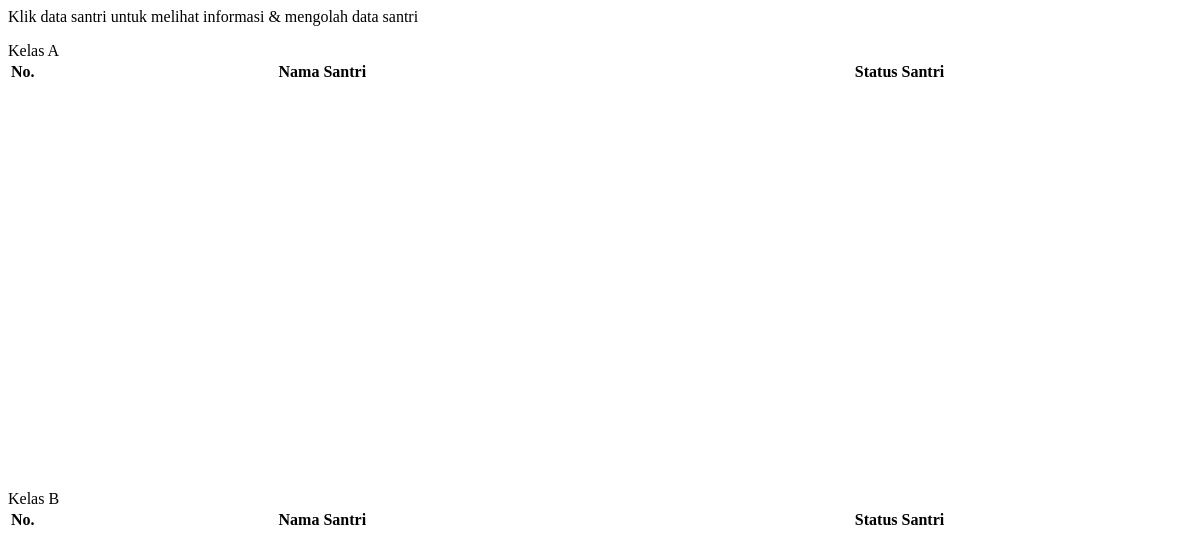
Before: /admin/absensi.php with the older database file.
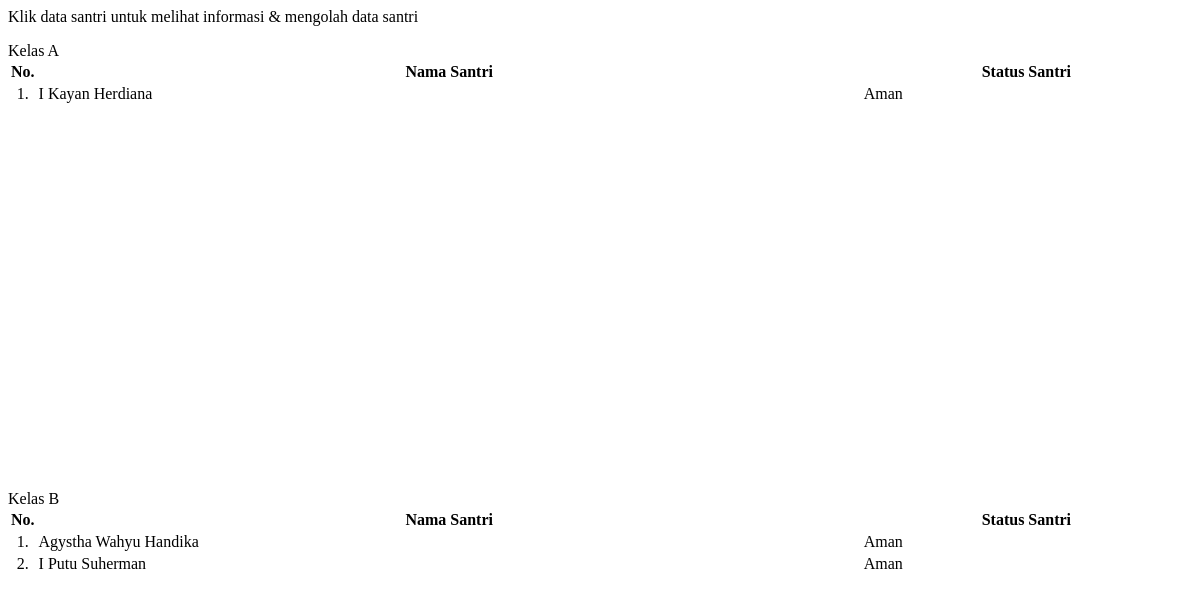
After: the same page with the newer database file.
### tables this page shows
CREATE TABLE `tbkelas` (
  `IdKelas` int(11) NOT NULL,
  `NamaKelas` varchar(50) NOT NULL,
  `TahunKelas` int(11) NOT NULL,
  `KeteranganKelas` text NOT NULL
);

CREATE TABLE `tbsantri` (
  `IdSantri` int(11) NOT NULL,
  `Nama` varchar(50) NOT NULL,
  `NamaLengkap` varchar(100) NOT NULL,
  `JenisKelamin` int(2) NOT NULL,
  `TempatLahir` varchar(40) NOT NULL,
  `TglLahir` date NOT NULL,
  `AnakKe` int(5) NOT NULL,
  `Dari` int(11) NOT NULL,
  `Bahasa` varchar(40) NOT NULL,
  `KebutuhanKhusus` varchar(30) NOT NULL,
  `SekolahTerakhir` varchar(20) NOT NULL,
  `NamaSekolah` varchar(50) NOT NULL,
  `AlamatSekolah` text NOT NULL,
  `TinggalDengan` varchar(30) NOT NULL,
  `NomorKK` varchar(50) NOT NULL,
  `NamaJalan` text NOT NULL,
  `RT` varchar(50) NOT NULL,
  `RW` varchar(50) NOT NULL,
  `Desa` varchar(50) NOT NULL,
  `Kecamatan` varchar(100) NOT NULL,
  `Kabupaten` varchar(100) NOT NULL,
  `Provinsi` varchar(100) NOT NULL,
  `StatusSantri` varchar(30) NOT NULL,
  `IdProgram` int(11) NOT NULL,
  `IdKelas` int(11) NOT NULL
);

### admin/absensi.php (the view, shortened to what this page needs)
<?php
    $sql = "SELECT * FROM tbkelas";
    $query = mysqli_query($conn, $sql);
?>
<htmL>
    <p>Klik data santri untuk melihat informasi & mengolah data santri</p>
    <?php
        while($data = mysqli_fetch_object($query)) {
    ?>
    <div class="panel panel-success">
        <div class="panel-heading"><?php echo "Kelas ".$data->NamaKelas?></div>
        <div class="panel-body" style="height:430px;overflow-y: auto;">
            <table class="table table-bordered table-hover">
                <tr>
                    <th width="2%" align="center">No. </th>
                    <th align="center">Nama Santri </th>
                    <th align="center">Status Santri</th>
                </tr>
                <?php
                $sql1 = "SELECT * FROM tbsantri WHERE IdKelas = '$data->IdKelas'";
                $query1 = mysqli_query($conn, $sql1);
                $no = 1;
                while ($data1 = mysqli_fetch_object($query1)) {?>
                <tr class="rowHref" data-href="index.php?m=absen_detail&ID=<?php echo $data1->IdSantri?>">
                    <td align="center" width="2%"><?php echo $no++."."?></td>
                    <td width="70%"><?php echo $data1->NamaLengkap?></td>
                    <td><?php echo $data1->StatusSantri?></td>
                </tr>
                <?php } ?>
            </table>
        </div>
    </div>
    <?php } ?>
</htmL>

Changed rows visible on the page:
added tbsantri: NamaLengkap "I Kayan Herdiana", StatusSantri "Aman", shown under tbkelas (number 1 of 2 on the later page)
added tbsantri: NamaLengkap "Agystha Wahyu Handika", StatusSantri "Aman", shown under tbkelas (number 2 of 2 on the later page)
added tbsantri: NamaLengkap "I Putu Suherman", StatusSantri "Aman", shown under tbkelas (number 2 of 2 on the later page)
